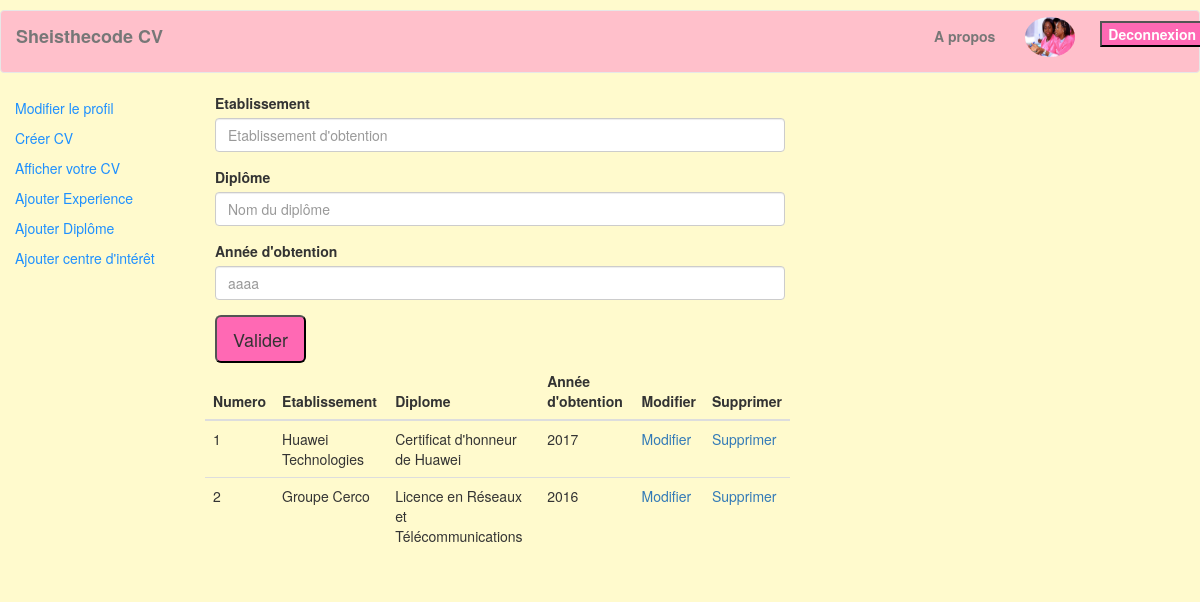
The app's page /diplome.php (signed in) with its own data.
### tables this page shows
CREATE TABLE `codeuses` (
  `id` int(11) NOT NULL,
  `nom` varchar(50) NOT NULL,
  `prenoms` varchar(50) NOT NULL,
  `date_naissance` varchar(50) NOT NULL,
  `photo` varchar(50) NOT NULL,
  `specialisation` varchar(50) NOT NULL,
  `email` varchar(50) NOT NULL,
  `telephone` varchar(50) NOT NULL,
  `mdp` varchar(50) NOT NULL,
  `description` text NOT NULL
);

CREATE TABLE `diplomes` (
  `id` int(11) NOT NULL,
  `annee_obtention` varchar(50) NOT NULL,
  `nom_diplome` varchar(50) NOT NULL,
  `ecole_obtention` varchar(50) NOT NULL,
  `id_codeuse` int(11) NOT NULL
);

### diplome.php (the view, shortened to what this page needs)
<?php include ('menu_session.php');
?>
<!DOCTYPE html>
<html>
<head>
</head>
<body style="background-color: lemonchiffon;
">
	<div class="container-fluid">
		<div class="row">
			<div class="col-sm-2 dashbord">
				<a href="profil.php">Modifier le profil</a><br>
				<a href="cv.php">Créer CV</a><br>
				<a href="dashbord.php">Afficher votre CV</a><br>
				<a href="experience.php">Ajouter Experience</a><br>
				<a href="diplome.php">Ajouter Diplôme</a><br>
				<a href="interet.php">Ajouter centre d'intérêt</a><br>
			</div>
			<div class="col-sm-6">
				<form action="" method="POST" role="form" enctype="multipart/form-data">
				<div class="form-group">
					<label for="">Etablissement </label>
						<input name="ecole_obtention" type="text" class="form-control" id="" placeholder="Etablissement d'obtention" value="<?php if (isset ($_GET['id'])) echo $dataU['ecole_obtention']; ?>">
				</div>
				<div class="form-group">
					<label for="">Diplôme</label>
						<input name="nom_diplome" type="text" class="form-control" id="" placeholder="Nom du diplôme" value="<?php if (isset ($_GET['id'])) echo $dataU['nom_diplome']; ?>">
				</div>
				<div class="form-group">
					<label for="">Année d'obtention</label>
						<input name="annee_obtention" type="text" class="form-control" id="" placeholder="aaaa" value="<?php if (isset ($_GET['id'])) echo $dataU['annee_obtention']; ?>">
				</div>
				<div>
					<button name="btnValider" type="submit" class=" btn-medium btn-lg">Valider</button>
				</div>
			</form>
			</div>
			<div class="row">
				<div class="col-sm-2"></div>
				<div class=" col-sm-6 col-sm-offset-2 ">
				<table class="table">
					<thead>
						<tr>
							<th>Numero</th>
							<th>Etablissement</th>
							<th>Diplome</th>
							<th>Année d'obtention</th>
							<th>Modifier</th>
							<th>Supprimer</th>
						</tr>
					</thead>
					<tbody>
						<?php
							$n=1;
							if (isset($_SESSION['codeuse'])) {
								$list=" SELECT codeuses.id, ecole_obtention, nom_diplome, annee_obtention, diplomes.id FROM diplomes INNER JOIN codeuses ON codeuses.id=diplomes.id_codeuse WHERE codeuses.id=".$_SESSION['codeuse'];
							$res= mysqli_query($link,$list);
						while ($data = mysqli_fetch_array($res)){
						 ?>
						<tr>
							<td> <?php echo $n; ?> </td>
							<td><?php echo $data['ecole_obtention']; ?></td>
							<td> <?php echo $data['nom_diplome']; ?> </td>
							<td> <?php echo $data['annee_obtention']; ?> </td>
							<td>
								<a href="?id=<?php echo $data['id']; ?>">Modifier</a>
							</td>
							<td><a href="?sup=<?php echo $data['id']; ?>">Supprimer</a></td>
						</tr>
						<?php $n++;
						 }
							}
						 ?>
					</tbody>
				</table>
			</div>
		</div>
	</div>
</div>
</body>
</html>

### menu_session.php (shortened to what this page needs)
<?php include('connect.php');
?>
<!DOCTYPE html>
<html>
<head>
	<head lang="fr">
	<link rel="stylesheet" href="css/bootstrap.css" >
	<link rel="stylesheet" href="css/font-awesome.min.css" >
	<link rel="stylesheet" href="css/styles.css" >
</head>
<body>
	<nav class=" navbar navbar-default" >
		<a class="navbar-brand" href="index.php"> Sheisthecode CV</a>
		<ul class="nav navbar-nav navbar-right">
			<li>
				<a href="">A propos</a>
			</li>
			<li>
					<?php
					if (isset($_SESSION['codeuse'])) {
					$sql="SELECT * FROM codeuses WHERE id=".$_SESSION['codeuse'];
					$req=mysqli_query($link,$sql);
					$data=mysqli_fetch_array($req);
					?>
				 	<a href="dashbord.php"><img src="upload/<?php echo $data['photo']; ?>" style="width: 50px; height: 40px; border-radius: 50%; margin-top: -9px;"></a>
				 	<?php
					}
				 ?>
			</li>
			<li>
				<form method="POST">
				<button class="btn-medium" name="deconnexion" style="margin: 10px;">Deconnexion</button>
				</form>
			</li>
		</ul>
	</nav>
</body>
</html>

### css/styles.css (style rules this page uses)
body { background-color: lemonchiffon; }
.dashbord a { text-decoration: none; color: dodgerblue; line-height: 30px; }
.navbar { background-color: pink; color: white; font-weight: bold; margin-top: 10px; }
.btn-medium { background-color: hotpink; }

### records on screen
codeuses: photo (picture)
diplomes: ecole_obtention "Huawei Technologies", nom_diplome "Certificat d'honneur de Huawei", annee_obtention "2017"
diplomes: ecole_obtention "Groupe Cerco", nom_diplome "Licence en Réseaux et Télécommunications", annee_obtention "2016"
